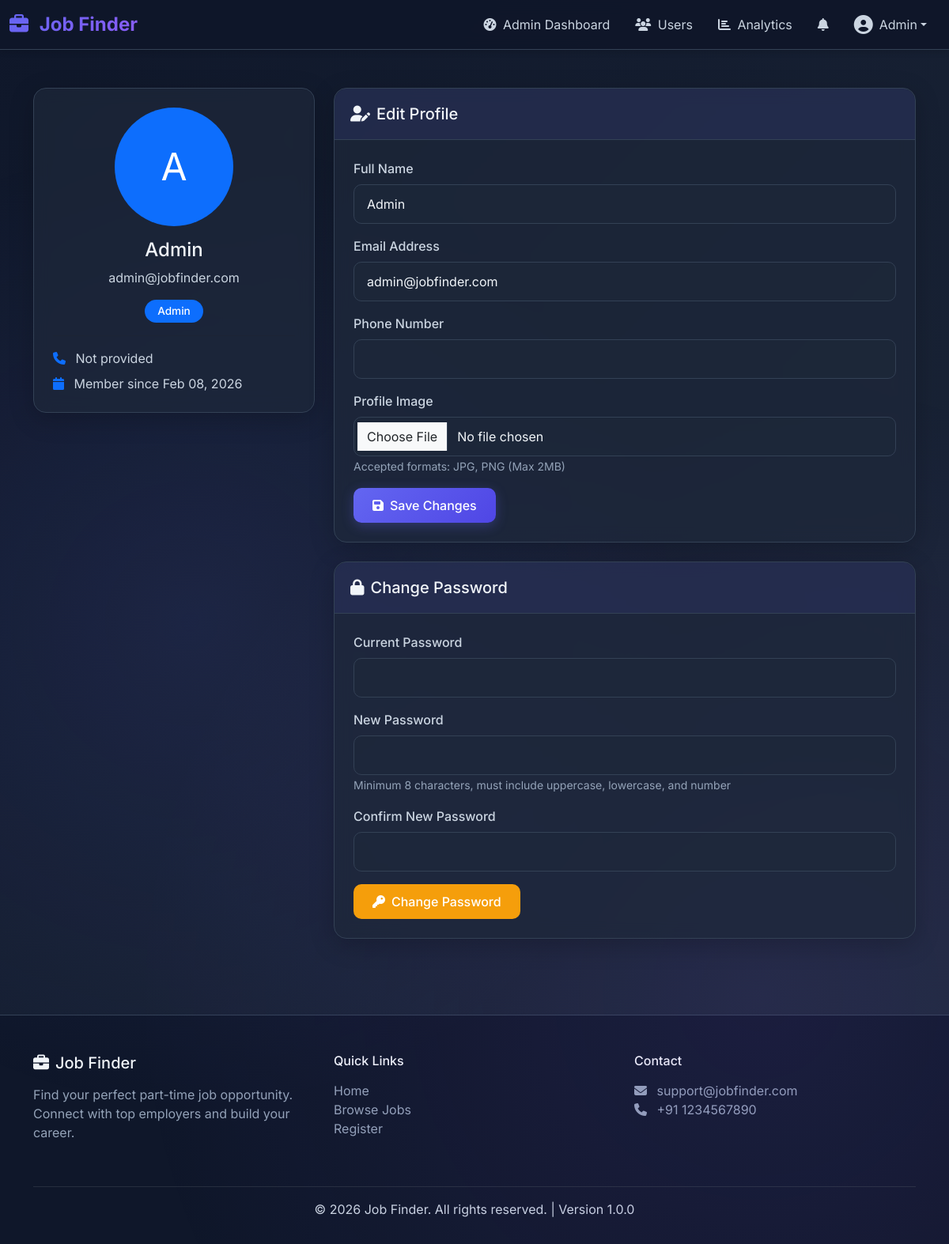
Screenshot of /user/profile.php (signed in) with the database file from the repository.
### tables this page shows
CREATE TABLE users (
    id INT PRIMARY KEY AUTO_INCREMENT,
    name VARCHAR(100) NOT NULL,
    email VARCHAR(100) UNIQUE NOT NULL,
    password_hash VARCHAR(255) NOT NULL,
    role ENUM('user', 'agent', 'admin') DEFAULT 'user',
    phone VARCHAR(20),
    profile_image VARCHAR(255),
    status ENUM('active', 'blocked') DEFAULT 'active',
    created_at TIMESTAMP DEFAULT CURRENT_TIMESTAMP,
    updated_at TIMESTAMP DEFAULT CURRENT_TIMESTAMP ON UPDATE CURRENT_TIMESTAMP,
    INDEX idx_email (email),
    INDEX idx_role (role),
    INDEX idx_status (status)
);

### includes/functions.php (called while the page is built, shortened)
<?php
function is_authenticated() {
    return isset($_SESSION['user_id']) && !empty($_SESSION['user_id']);
}
function has_role($roles) {
    return $_SESSION['user_role'] === $roles;
}
if (!function_exists('get_logged_in_user')) {
    function get_logged_in_user() {
        $sql = "SELECT id, name, email, role, phone, profile_image, created_at
                FROM users WHERE id = ? AND status = 'active'";
        return db_fetch($sql, [$_SESSION['user_id']]);
    }
}
function format_date($datetime, $format = 'M d, Y') {
    return date($format, strtotime($datetime));
}

### config/database.php (called while the page is built, shortened)
<?php
try {
    $dsn = "mysql:host=" . DB_HOST . ";dbname=" . DB_NAME . ";charset=utf8mb4";
    $options = [
        PDO::ATTR_ERRMODE            => PDO::ERRMODE_EXCEPTION,
        PDO::ATTR_DEFAULT_FETCH_MODE => PDO::FETCH_ASSOC,
        PDO::ATTR_EMULATE_PREPARES   => false,
        PDO::ATTR_PERSISTENT         => true
    ];
    $pdo = new PDO($dsn, DB_USER, DB_PASS, $options);
} catch (PDOException $e) {
    error_log("Database Connection Error: " . $e->getMessage());
    die("Database connection failed. Please try again later.");
}
function db_query($sql, $params = []) {
    global $pdo;
    try {
        $stmt = $pdo->prepare($sql);
        $stmt->execute($params);
        return $stmt;
    } catch (PDOException $e) {
        error_log("Query Error: " . $e->getMessage());
        throw $e;
    }
}
function db_fetch($sql, $params = []) {
    $stmt = db_query($sql, $params);
    return $stmt->fetch();
}

### user/profile.php (the view, shortened to what this page needs)
<?php
require_once __DIR__ . '/../includes/header.php';
?>
<div class="container py-5">
    <div class="row">
        <div class="col-lg-4 mb-4">
            <div class="card">
                <div class="card-body text-center">
                    <?php if (is_array($current_user) && !empty($current_user['profile_image'])): ?>
                        <img src="<?php echo APP_URL . '/uploads/profiles/' . $current_user['profile_image']; ?>"
                             alt="Profile" class="rounded-circle mb-3" width="150" height="150" style="object-fit: cover;">
                    <?php else: ?>
                        <div class="rounded-circle bg-primary text-white d-inline-flex align-items-center justify-content-center mb-3"
                             style="width: 150px; height: 150px; font-size: 3rem;">
                            <?php echo is_array($current_user) && isset($current_user['name']) ? strtoupper(substr($current_user['name'], 0, 1)) : 'U'; ?>
                        </div>
                    <?php endif; ?>
                    <h4><?php echo is_array($current_user) ? htmlspecialchars($current_user['name'] ?? 'User') : 'User'; ?></h4>
                    <p class="text-muted"><?php echo is_array($current_user) ? htmlspecialchars($current_user['email'] ?? '') : ''; ?></p>
                    <span class="badge bg-primary"><?php echo is_array($current_user) ? ucfirst($current_user['role'] ?? 'user') : 'User'; ?></span>
                    <hr>
                    <div class="text-start">
                        <p class="mb-2">
                            <i class="fas fa-phone text-primary me-2"></i>
                            <?php echo is_array($current_user) ? htmlspecialchars($current_user['phone'] ?: 'Not provided') : 'Not provided'; ?>
                        </p>
                        <p class="mb-0">
                            <i class="fas fa-calendar text-primary me-2"></i>
                            Member since <?php echo is_array($current_user) && isset($current_user['created_at']) ? format_date($current_user['created_at']) : 'N/A'; ?>
                        </p>
                    </div>
                </div>
            </div>
        </div>
        <div class="col-lg-8">
            <div class="card mb-4">
                <div class="card-header">
                    <h5 class="mb-0"><i class="fas fa-user-edit me-2"></i>Edit Profile</h5>
                </div>
                <div class="card-body">
                    <form method="POST" enctype="multipart/form-data">
                        <div class="mb-3">
                            <label for="name" class="form-label">Full Name</label>
                            <input type="text" class="form-control" id="name" name="name"
                                   value="<?php echo is_array($current_user) ? htmlspecialchars($current_user['name'] ?? '') : ''; ?>" required>
                        </div>
                        <div class="mb-3">
                            <label for="email" class="form-label">Email Address</label>
                            <input type="email" class="form-control" id="email" name="email"
                                   value="<?php echo is_array($current_user) ? htmlspecialchars($current_user['email'] ?? '') : ''; ?>" required>
                        </div>
                        <div class="mb-3">
                            <label for="phone" class="form-label">Phone Number</label>
                            <input type="tel" class="form-control" id="phone" name="phone"
                                   value="<?php echo is_array($current_user) ? htmlspecialchars($current_user['phone'] ?: '') : ''; ?>">
                        </div>
                        <div class="mb-3">
                            <label for="profile_image" class="form-label">Profile Image</label>
                            <input type="file" class="form-control" id="profile_image" name="profile_image"
                                   accept="image/jpeg,image/png,image/jpg">
                            <small class="text-muted">Accepted formats: JPG, PNG (Max 2MB)</small>
                        </div>
                        <button type="submit" name="update_profile" class="btn btn-primary">
                            <i class="fas fa-save me-2"></i>Save Changes
                        </button>
                    </form>
                </div>
            </div>
            <div class="card">
                <div class="card-header">
                    <h5 class="mb-0"><i class="fas fa-lock me-2"></i>Change Password</h5>
                </div>
                <div class="card-body">
                    <form method="POST">
                        <div class="mb-3">
                            <label for="current_password" class="form-label">Current Password</label>
                            <input type="password" class="form-control" id="current_password"
                                   name="current_password" required>
                        </div>
                        <div class="mb-3">
                            <label for="new_password" class="form-label">New Password</label>
                            <input type="password" class="form-control" id="new_password"
                                   name="new_password" required>
                            <small class="text-muted">
                                Minimum <?php echo PASSWORD_MIN_LENGTH; ?> characters,
                                must include uppercase, lowercase, and number
                            </small>
                        </div>
                        <div class="mb-3">
                            <label for="confirm_password" class="form-label">Confirm New Password</label>
                            <input type="password" class="form-control" id="confirm_password"
                                   name="confirm_password" required>
                        </div>
                        <button type="submit" name="change_password" class="btn btn-warning">
                            <i class="fas fa-key me-2"></i>Change Password
                        </button>
                    </form>
                </div>
            </div>
        </div>
    </div>
</div>
<?php require_once __DIR__ . '/../includes/footer.php'; ?>

### includes/header.php (shortened to what this page needs)
<?php
$current_user = get_logged_in_user();
?>
<!DOCTYPE html>
<html lang="en">
<head>
    <link href="https://cdn.jsdelivr.net/npm/bootstrap@5.3.0/dist/css/bootstrap.min.css" rel="stylesheet">
    <link rel="stylesheet" href="https://cdnjs.cloudflare.com/ajax/libs/font-awesome/6.4.0/css/all.min.css">
    <link rel="stylesheet" href="<?php echo APP_URL; ?>/assets/css/style.css?v=<?php echo time(); ?>">
</head>
<body>
    <nav class="navbar navbar-expand-lg navbar-dark bg-dark-custom sticky-top">
        <div class="container-fluid">
            <a class="navbar-brand" href="<?php echo APP_URL; ?>">
                <i class="fas fa-briefcase me-2"></i>
                <span class="brand-text"><?php echo APP_NAME; ?></span>
            </a>
            <div class="collapse navbar-collapse" id="navbarNav">
                <ul class="navbar-nav ms-auto align-items-center">
                    <?php if (is_authenticated()): ?>
                        <?php if (has_role(ROLE_ADMIN)): ?>
                            <li class="nav-item">
                                <a class="nav-link" href="<?php echo APP_URL; ?>/admin/dashboard.php">
                                    <i class="fas fa-tachometer-alt me-1"></i> Admin Dashboard
                                </a>
                            </li>
                            <li class="nav-item">
                                <a class="nav-link" href="<?php echo APP_URL; ?>/admin/manage_users.php">
                                    <i class="fas fa-users me-1"></i> Users
                                </a>
                            </li>
                            <li class="nav-item">
                                <a class="nav-link" href="<?php echo APP_URL; ?>/admin/analytics.php">
                                    <i class="fas fa-chart-bar me-1"></i> Analytics
                                </a>
                            </li>
                        <?php endif; ?>
                        <li class="nav-item dropdown">
                            <a class="nav-link position-relative" href="#" id="notificationDropdown" role="button" data-bs-toggle="dropdown">
                                <i class="fas fa-bell"></i>
                            </a>
                        </li>
                        <li class="nav-item dropdown">
                            <a class="nav-link dropdown-toggle d-flex align-items-center" href="#" id="userDropdown" role="button" data-bs-toggle="dropdown">
                                <?php if (is_array($current_user) && !empty($current_user['profile_image'])): ?>
                                    <img src="<?php echo APP_URL . '/uploads/profiles/' . $current_user['profile_image']; ?>" alt="Profile" class="rounded-circle me-2" width="32" height="32" style="object-fit: cover;">
                                <?php else: ?>
                                    <i class="fas fa-user-circle me-2 fs-4"></i>
                                <?php endif; ?>
                                <span><?php echo is_array($current_user) ? htmlspecialchars($current_user['name'] ?? 'User') : 'User'; ?></span>
                            </a>
                        </li>
                    <?php endif; ?>
                </ul>
            </div>
        </div>
    </nav>
    <main class="main-content">

### assets/css/style.css (style rules this page uses)
:root { --primary-color: #6366f1; --primary-dark: #4f46e5; --secondary-color: #8b5cf6; --success-color: #10b981; --warning-color: #f59e0b; --danger-color: #ef4444; --dark-bg: #0f172a; --dark-card: #1e293b; --dark-border: #334155; --text-primary: #f1f5f9; --text-secondary: #cbd5e1; --text-muted: #94a3b8; }
* { margin: 0; padding: 0; box-sizing: border-box; }
body { font-family: 'Inter', sans-serif; background: linear-gradient(135deg, #0f172a 0%, #1e293b 100%); color: var(--text-primary); min-height: 100vh; position: relative; }
body::before { content: ''; position: fixed; top: 0; left: 0; width: 100%; height: 100%; background: radial-gradient(circle at 20% 50%, rgba(99, 102, 241, 0.1) 0%, transparent 50%), radial-gradient(circle at 80% 80%, rgba(139, 92, 246, 0.1) 0%, transparent 50%); pointer-events: none; z-index: 0; }
.main-content { position: relative; z-index: 1; min-height: calc(100vh - 200px); }
.navbar-dark.bg-dark-custom { background: rgba(15, 23, 42, 0.95) !important; backdrop-filter: blur(10px); border-bottom: 1px solid var(--dark-border); box-shadow: 0 4px 6px rgba(0, 0, 0, 0.1); }
.navbar-brand { font-weight: 700; font-size: 1.5rem; background: linear-gradient(135deg, var(--primary-color), var(--secondary-color)); -webkit-background-clip: text; background-clip: text; -webkit-text-fill-color: transparent; }
.nav-link { color: var(--text-secondary) !important; transition: all 0.3s ease; padding: 0.5rem 1rem !important; border-radius: 8px; }
.card { background: rgba(30, 41, 59, 0.7); backdrop-filter: blur(10px); border: 1px solid var(--dark-border); border-radius: 16px; box-shadow: 0 8px 32px rgba(0, 0, 0, 0.2); transition: all 0.3s ease; }
.card-header { background: rgba(99, 102, 241, 0.1); border-bottom: 1px solid var(--dark-border); border-radius: 16px 16px 0 0 !important; padding: 1.25rem; }
.card-body { padding: 1.5rem; }
.btn { border-radius: 10px; padding: 0.625rem 1.5rem; font-weight: 500; transition: all 0.3s ease; border: none; }
.btn-primary { background: linear-gradient(135deg, var(--primary-color), var(--primary-dark)); color: white; box-shadow: 0 4px 15px rgba(99, 102, 241, 0.3); }
.btn-warning { background: var(--warning-color); color: white; }
.form-control, .form-select { background: rgba(30, 41, 59, 0.5); border: 1px solid var(--dark-border); border-radius: 10px; color: var(--text-primary); padding: 0.75rem 1rem; transition: all 0.3s ease; }
.form-control::placeholder { color: var(--text-muted); }
.form-label { color: var(--text-secondary); font-weight: 500; margin-bottom: 0.5rem; }
.badge { padding: 0.5rem 1rem; border-radius: 20px; font-weight: 500; font-size: 0.85rem; }
h1, h2, h3, h4, h5, h6 { color: var(--text-primary) !important; }
p { color: var(--text-secondary) !important; }
.text-muted { color: var(--text-muted) !important; }
.card-body p { color: var(--text-secondary) !important; }
small { color: var(--text-muted) !important; }

### rows the page displays
users: name "Admin", name "A", email "admin@jobfinder.com", role "Admin", phone "Not provided", created_at "Feb 08, 2026"

### other values shown
APP_NAME "Job Finder"
PASSWORD_MIN_LENGTH "8"
APP_VERSION "1.0.0"
